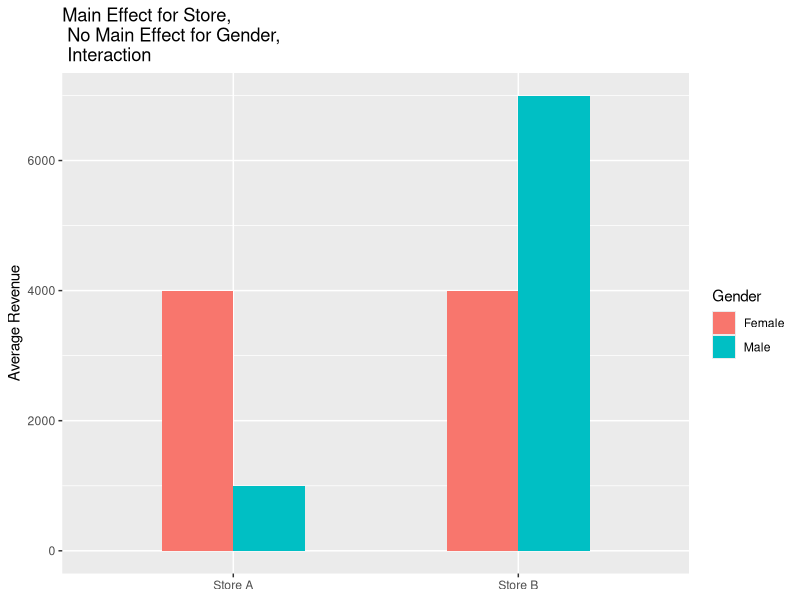

This chart was generated by the following R code:
library(ggplot2)

#Main Effect A (Store), No Main Effect B (Gender), Interaction
Store <- rep(c("Store A", "Store B"), each = 100)
Gender <- rep(rep(c("Male", "Female"), each = 50),
	2)

StoreAMale <- rnorm(50, 1000, 10) # Creates 365 samples of occurences, with a mean of 5000.21 and standard deviation of 332
StoreAFemale <- rnorm(50, 4000, 10) # Creates 365 samples of occurences, with a mean of 1000.12 and standard deviation of 332
StoreBAMale <- rnorm(50, 7000, 10) # Creates 365 samples of occurences, with a mean of 5000.21 and standard deviation of 332
StoreBFemale <- rnorm(50, 4000, 10) # Creates 365 samples of occurences, with a mean of 1000.12 and standard deviation of 332

Revenue <- c(StoreAMale, StoreAFemale, StoreBAMale, StoreBFemale)

Sales <- data.frame(Store, Gender, Revenue)

MainA_NoMainB_Intplot <- ggplot(Sales, aes(Store, Revenue, label = Revenue, fill = Gender)) + 
	stat_summary(fun.y = "mean", geom = "bar", width = 0.5, position = "dodge") + #Computes the mean of each Store group to be plotted as a bar and adjust the width of each bar
	labs(title = "Main Effect for Store, \n No Main Effect for Gender, \n Interaction ", #Adds a title for the plot
		x = NULL, y = "Average Revenue")

write.csv(Sales,
	file = "MainA_NoMainB_IntData.csv")

ggsave("MainA_NoMainB_IntPlot.jpeg",
	plot = MainA_NoMainB_Intplot)
